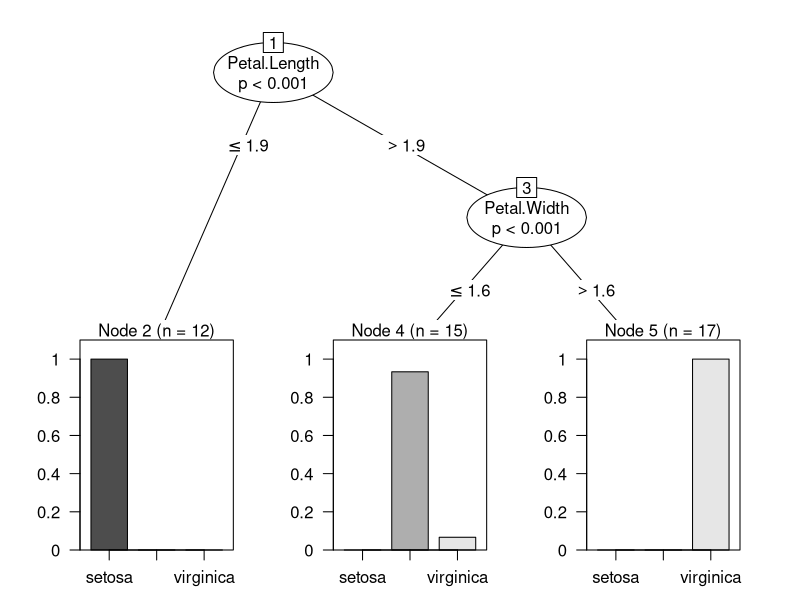
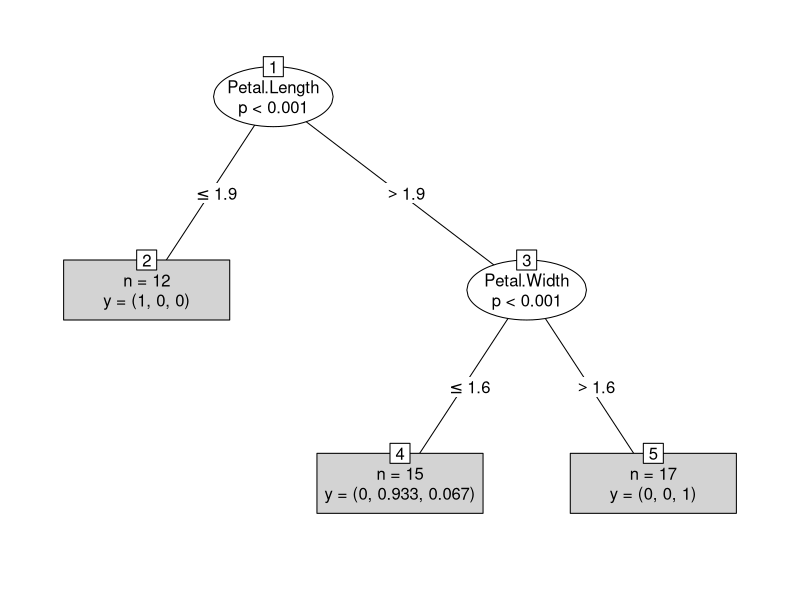

R code for these plots, in order:

#===============================================================================================================
# 의사결정나무
#===============================================================================================================

# party package
# 의사결정나무를 사용하기 편한 다양한 분류 패키지 중 하나
# 단점 : 분실값을 잘 처리하지 못함
#        tree에 투입된 데이터가 표시되지 않거나 predict가 실패하는 경우 문제 발생

install.packages("party")
library(party)

# train : 70%, test : 30%
idx <- sample(2, nrow(iris), replace=TRUE, prob=c(0.7,0.3))  # 1, 2 대입
train.data <- iris[idx==2,]
test.data <- iris[idx==1,]

# modeling
iris.tree <- ctree(Species~., data=train.data)

# Plot
plot(iris.tree)
plot(iris.tree, type="simple")

# Evaluate : Train
table(predict(iris.tree), train.data$Species)
#             setosa versicolor virginica
# setosa         20          0         0
# versicolor      0         14         1
# virginica       0          0        13

# Evaluate : Test
test.pre <- predict(iris.tree, newdata=test.data)
table(test.pre, test.data$Species)
# test.pre     setosa versicolor virginica
# setosa         24          0         0
# versicolor      6         34         3
# virginica       0          2        33
